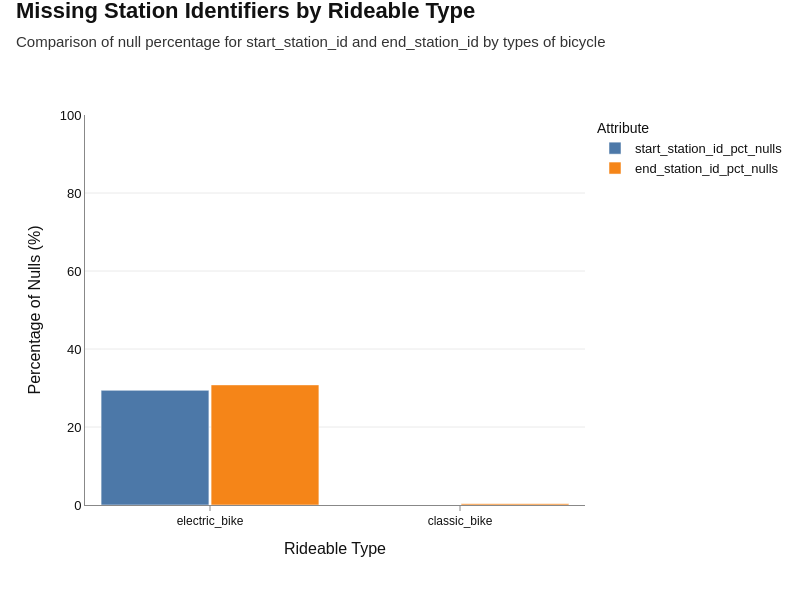

This figure's notebook cell:
### Code cell
fig1 = plot_null_percentages_bar(
    d=nulls_per_rideable_type,
    category_col='rideable_type',
    value_cols=[
        "start_station_id_pct_nulls",
        "end_station_id_pct_nulls"
    ],
    category_title='Rideable Type',
    title='Missing Station Identifiers by Rideable Type',
    subtitle='Comparison of null percentage for start_station_id and end_station_id by types of bicycle',
)
fig1.show()

### Figure 1 — Plotly figure (JSON) as saved in the notebook; plotly's stock layout.template omitted (floating-point values rounded to 4 significant figures)
{"data": [{"alignmentgroup": "True", "hovertemplate": "Attribute=start_station_id_pct_nulls<br>Rideable Type=%{x}<br>Percentage of Nulls (%)=%{y}<extra></extra>", "legendgroup": "start_station_id_pct_nulls", "marker": {"color": "#4C78A8", "pattern": {"shape": ""}}, "name": "start_station_id_pct_nulls", "offsetgroup": "start_station_id_pct_nulls", "orientation": "v", "showlegend": true, "textposition": "auto", "type": "bar", "x": ["electric_bike", "classic_bike"], "xaxis": "x", "y": [29.4, 0.0], "yaxis": "y"}, {"alignmentgroup": "True", "hovertemplate": "Attribute=end_station_id_pct_nulls<br>Rideable Type=%{x}<br>Percentage of Nulls (%)=%{y}<extra></extra>", "legendgroup": "end_station_id_pct_nulls", "marker": {"color": "#F58518", "pattern": {"shape": ""}}, "name": "end_station_id_pct_nulls", "offsetgroup": "end_station_id_pct_nulls", "orientation": "v", "showlegend": true, "textposition": "auto", "type": "bar", "x": ["electric_bike", "classic_bike"], "xaxis": "x", "y": [30.8, 0.3], "yaxis": "y"}], "layout": {"bargap": 0.12, "bargroupgap": 0.02, "barmode": "group", "font": {"color": "#111111", "family": "Arial, sans-serif", "size": 14}, "height": 600, "legend": {"bgcolor": "rgba(0,0,0,0)", "font": {"color": "#111111", "size": 13}, "title": {"font": {"color": "#111111", "size": 14}, "text": "Attribute"}, "tracegroupgap": 0, "x": 1.02, "xanchor": "left", "y": 1, "yanchor": "top"}, "margin": {"b": 95, "l": 85, "r": 190, "t": 115}, "paper_bgcolor": "white", "plot_bgcolor": "white", "showlegend": true, "title": {"font": {"color": "#111111", "size": 22}, "text": "<b>Missing Station Identifiers by Rideable Type</b><br><span style='font-size:15px; color:#333333; font-weight:normal;'>Comparison of null percentage for start_station_id and end_station_id by types of bicycle</span>", "x": 0.02, "xanchor": "left", "y": 0.97, "yanchor": "top"}, "width": 800, "xaxis": {"anchor": "y", "automargin": true, "categoryarray": ["electric_bike", "classic_bike"], "categoryorder": "array", "domain": [0, 1], "linecolor": "#888888", "showgrid": false, "showline": true, "tickangle": 0, "tickcolor": "#888888", "tickfont": {"color": "#111111", "size": 12}, "ticks": "outside", "title": {"font": {"color": "#111111", "size": 16}, "standoff": 15, "text": "Rideable Type"}, "type": "category"}, "yaxis": {"anchor": "x", "automargin": true, "domain": [0, 1], "dtick": 20, "gridcolor": "#EAEAEA", "linecolor": "#888888", "range": [0, 100], "showgrid": true, "showline": true, "tickfont": {"color": "#111111", "size": 13}, "title": {"font": {"color": "#111111", "size": 16}, "standoff": 15, "text": "Percentage of Nulls (%)"}, "zeroline": false}}}
